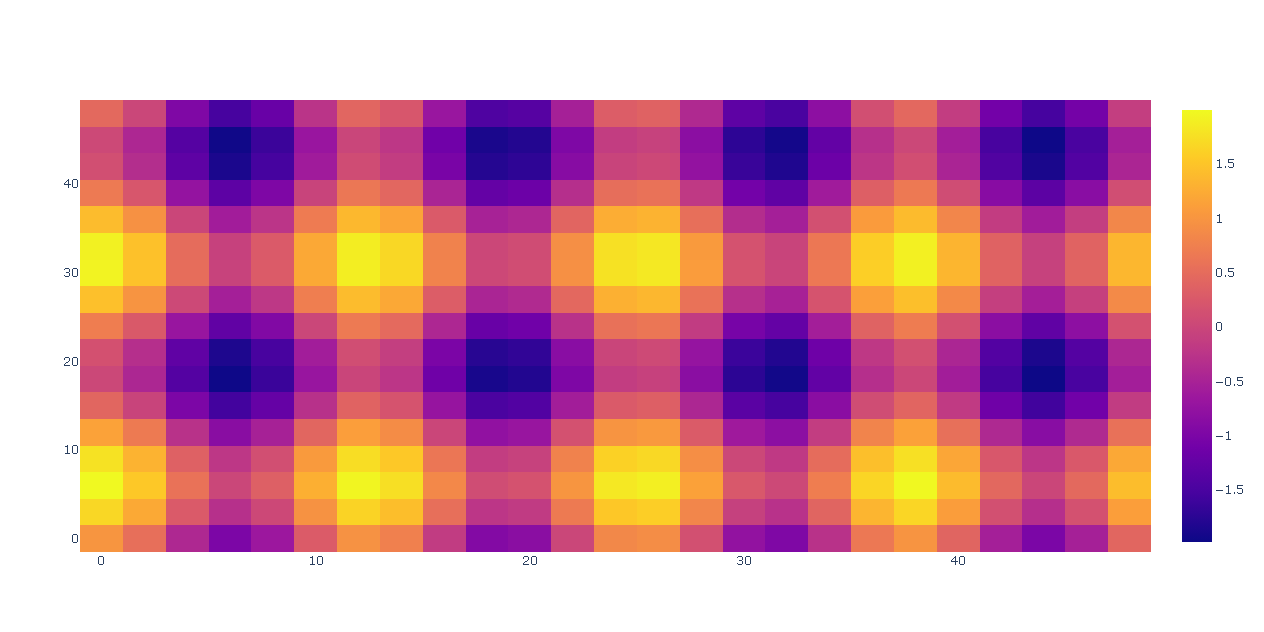

Generate this figure with Python:
import plotly.graph_objects as go # Biblioteca usada para criar gráficos
import numpy as np

feature_x = np.arange(0, 50, 2) # Valores do eixo X
feature_y = np.arange(0, 50, 3) # Valores do eixo Y
[X, Y] = np.meshgrid(feature_x, feature_y) # Cria a grade 2D
Z = np.cos(X / 2) + np.sin(Y / 4)
fig = go.Figure(data =
     go.Heatmap(x = feature_x, y = feature_y, z = Z,))
fig.show() # Plota o gráfico

# plotly.express pode criar toda a fígura de uma só vez. Ele usa a graph_objects internamente
# long-form data é adequado para armazenar e exibir dados multivariados, ou seja, com dimensões superiores a 2.
